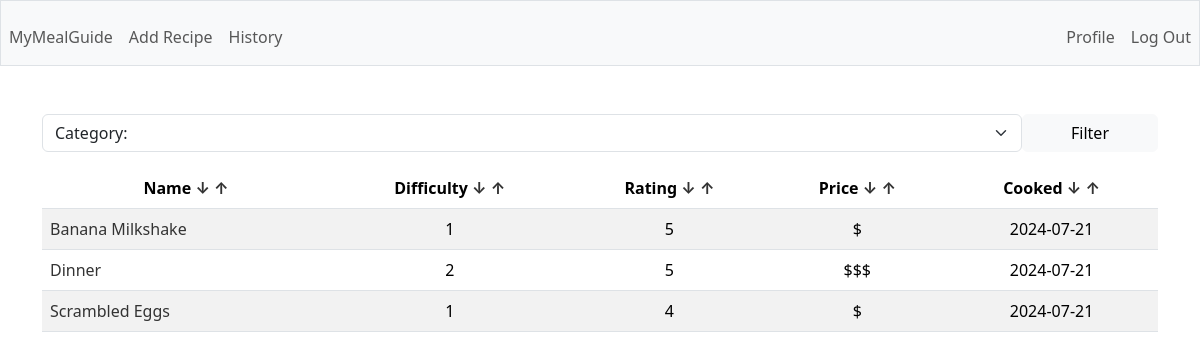
The app's page /sort (signed in) with its own data.
### tables this page shows
CREATE TABLE recipes (
        id INTEGER PRIMARY KEY AUTOINCREMENT,
        user_id INTEGER,
        name TEXT NOT NULL,
        description TEXT,
        total_time INTEGER,
        category TEXT,
        instructions TEXT,
        difficulty INTEGER,
        rating INTEGER,
        price TEXT,
        last_cooked DATE,
        FOREIGN KEY(user_id) REFERENCES users(id)
    );

### app.py (the view, shortened to what this page needs)
@app.route('/sort')
@login_required
def sort():
    column = request.args.get('column', default='name').lower()
    way = request.args.get('way', default='ASC')
    category = request.args.get('category', default='').capitalize()
    if category:
        filtered = g.c.execute(f'SELECT id, name, category, difficulty, rating, price, last_cooked FROM recipes WHERE user_id = ? AND category = ?', (session['user_id'], category)).fetchall()
        return render_template('index.html', rows=filtered, columns=COLUMNS, categories=CATEGORIES, category=category)
    if way == 'ASC':
        rows = g.c.execute(f'SELECT id, name, category, difficulty, rating, price, last_cooked FROM recipes WHERE user_id = ? ORDER BY {column}', (session['user_id'],)).fetchall()
    elif way == 'DESC':
        rows = g.c.execute(f'SELECT id, name, category, difficulty, rating, price, last_cooked FROM recipes WHERE user_id = ? ORDER BY {column} DESC', (session['user_id'],)).fetchall()
    return render_template('index.html', rows=rows, columns=COLUMNS, categories=CATEGORIES)

### app.py (called while the page is built)
@app.before_request
def before_request():
    g.db = sqlite3.connect('database.db')
    g.c = g.db.cursor()

@app.teardown_request
def teardown_request(exception):
    db = getattr(g, 'db', None)
    if db is not None:
        db.close()

@app.after_request
def after_request(response):
    response.headers['Cache-Control'] = 'no-cache, no-store, must-revalidate'
    response.headers['Pragma'] = 'no-cache'
    response.headers['Expires'] = '0'
    return response

### helpers.py (called while the page is built)
def login_required(f):
    @wraps(f)
    def decorated_function(*args, **kwargs):
        if session.get('user_id') is None:
            return redirect('/login')
        return f(*args, **kwargs)
    return decorated_function

### templates/index.html (shortened to what this page needs)
{% extends "layout.html" %} {% block title %} Homepage {% endblock %} {% block
main %}
<div class="mb-3">
  <form action="/sort" method="GET" class="d-flex">
    <select
      name="category"
      class="form-select"
      aria-label="Default select example"
    >
      {% if category %}
      <option selected disabled>Category: {{ category }}</option>
      {% else %}
      <option selected disabled>Category:</option>
      {% endif %}
    </select>
    <button class="btn btn-light d-block px-5" type="submit">Filter</button>
  </form>
</div>
<table class="table table-striped">
  <thead>
    <tr>
      {% for c in columns %}
      <th scope="col">
        {{ c.capitalize() }}
        <a href="{{ url_for('sort', column=c, way='DESC')}}">↓</a>
        <a href="{{ url_for('sort', column=c, way='ASC')}}">↑</a>
      </th>
      {% endfor %}
    </tr>
  </thead>
  <tbody>
    {% for row in rows: %}
    <tr>
      <td class="text-start">
        <a href="/recipe/{{ row[0] }}">{{ row[1] }}</a>
      </td>
      <td>{{ row[3] }}</td>
      <td>{{ row[4] }}</td>
      <td>{{ row[5] }}</td>
      <td>{{ row[6]}}</td>
    </tr>
    {% endfor %}
  </tbody>
</table>
{% endblock %}

### static/styles.css (style rules this page uses)
a { text-decoration: none; color: #333; }

### records on screen
recipes: name "Banana Milkshake", difficulty "1", rating "5", price "$", last_cooked "2024-07-21"
recipes: name "Dinner", difficulty "2", rating "5", price "$$$", last_cooked "2024-07-21"
recipes: name "Scrambled Eggs", difficulty "1", rating "4", price "$", last_cooked "2024-07-21"

### other values on screen
{{ c.capitalize() }} "Name" "Difficulty" "Rating" "Price" "Cooked"
